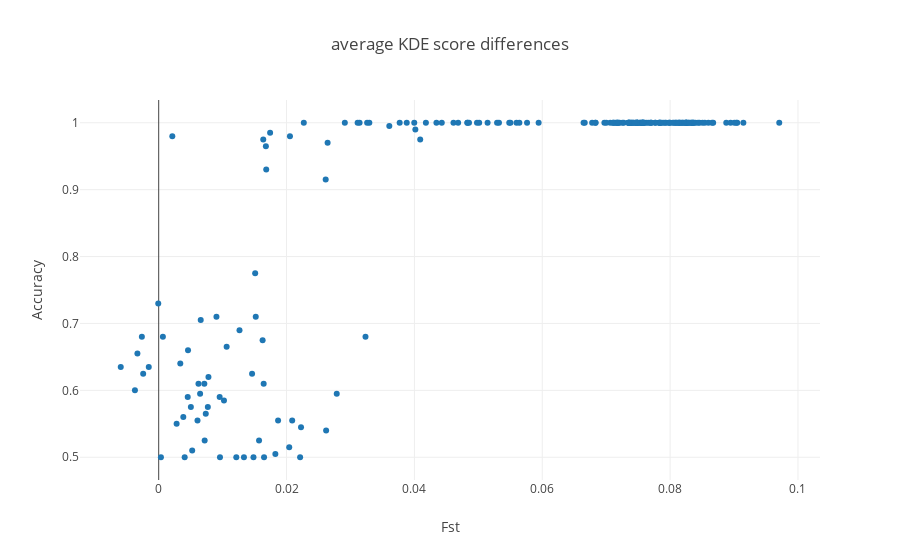

Notebook source saved alongside this figure:
### Code cell
coords= {z:[x for x in range(len(labs)) if labs[x] == z] for z in list(set(labs))}
Error_rate= []
where= []


for bl in Blocks[1].keys():
    non_outlier= [x for x in range(len(Blocks[1][bl])) if Blocks[1][bl][x] != len(list(set(labels))) + 1]
    misshaps= [x for x in range(len(Blocks[1][bl])) if Blocks[1][bl][x] != Blocks_truth[1][bl][x] and Blocks[1][bl][x] in labels]
    rate= 1- len(misshaps) / float(len(non_outlier))
    Error_rate.append(rate)
    where.append(bl)



fig_data= [go.Scatter(
y= [Error_rate[x] for x in coords[i]],
x= [Fst_crawl[x] for x in coords[i]],
mode= 'markers',
name= ' pops {} / {}'.format(i[0],i[1])
) for i in coords.keys()
]

layout = go.Layout(
    title= 'average KDE score differences',
    yaxis=dict(
        title='Accuracy'),
    xaxis=dict(
        title='Fst')
)

fig= go.Figure(data=fig_data, layout=layout)
iplot(fig)

### Figure 1 — Plotly figure (JSON) as saved in the notebook; plotly's stock layout.template omitted (floating-point values rounded to 4 significant figures; data arrays with more than 128 entries replaced by an {"elided": "..."} marker saying what was removed)
{"data": [{"mode": "markers", "name": " pops 1 / 2", "type": "scatter", "uid": "9b722690-7dbf-4553-a913-35b448b10767", "x": {"elided": "200 float values"}, "y": {"elided": "200 float values"}}], "layout": {"title": "average KDE score differences", "xaxis": {"title": "Fst"}, "yaxis": {"title": "Accuracy"}}}
